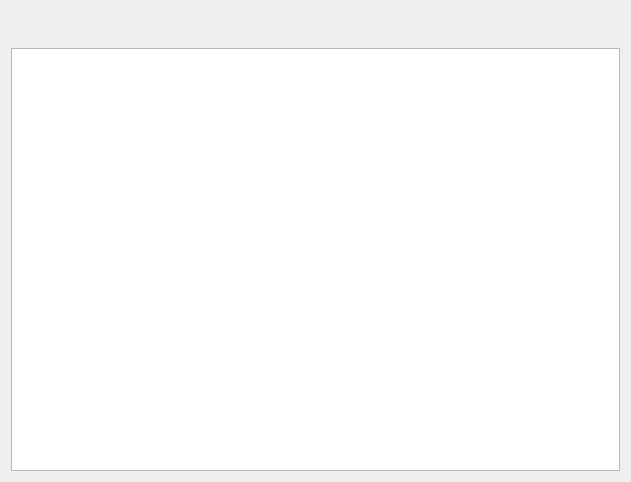
<?xml version="1.0" encoding="UTF-8"?>
<ui version="4.0">
 <class>ShowTableView</class>
 <widget class="QDialog" name="ShowTableView">
  <property name="geometry">
   <rect>
    <x>0</x>
    <y>0</y>
    <width>631</width>
    <height>482</height>
   </rect>
  </property>
  <property name="windowTitle">
   <string>Dialog</string>
  </property>
  <layout class="QVBoxLayout" name="verticalLayout_3">
   <item>
    <layout class="QVBoxLayout" name="verticalLayout_2">
     <item>
      <layout class="QVBoxLayout" name="verticalLayout">
       <item>
        <widget class="QLabel" name="TextAboutTable">
         <property name="styleSheet">
          <string notr="true">QLabel {
    font-size: 14px;
    font-weight: bold;
    color: #2c3e50;
    padding-left: 10px;   /* Отступ слева от края окна */
    padding-top: 10px;    /* Отступ сверху от Toolbar */
    padding-bottom: 5px;  /* Отступ снизу до таблицы */
}</string>
         </property>
         <property name="text">
          <string/>
         </property>
        </widget>
       </item>
       <item>
        <widget class="QTableView" name="tableView">
         <property name="editTriggers">
          <set>QAbstractItemView::EditTrigger::NoEditTriggers</set>
         </property>
         <attribute name="horizontalHeaderStretchLastSection">
          <bool>true</bool>
         </attribute>
        </widget>
       </item>
      </layout>
     </item>
    </layout>
   </item>
  </layout>
 </widget>
 <resources/>
 <connections/>
</ui>
